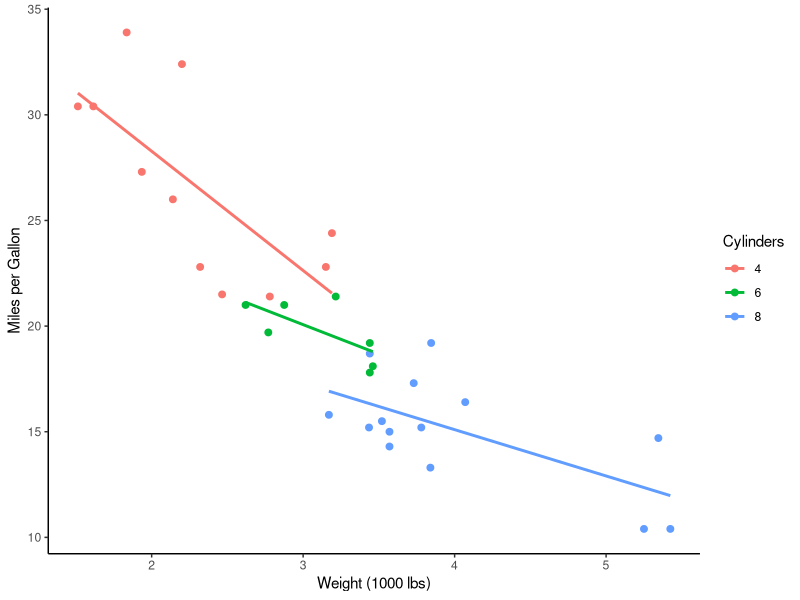
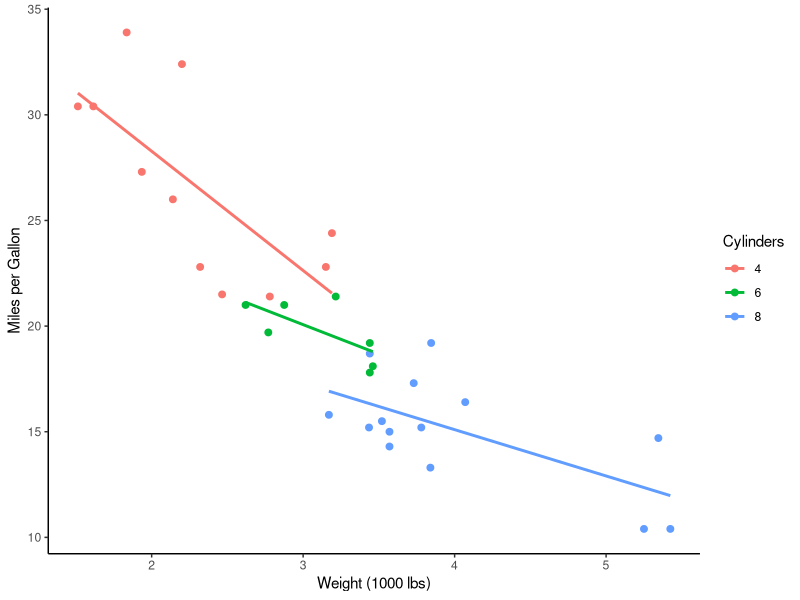
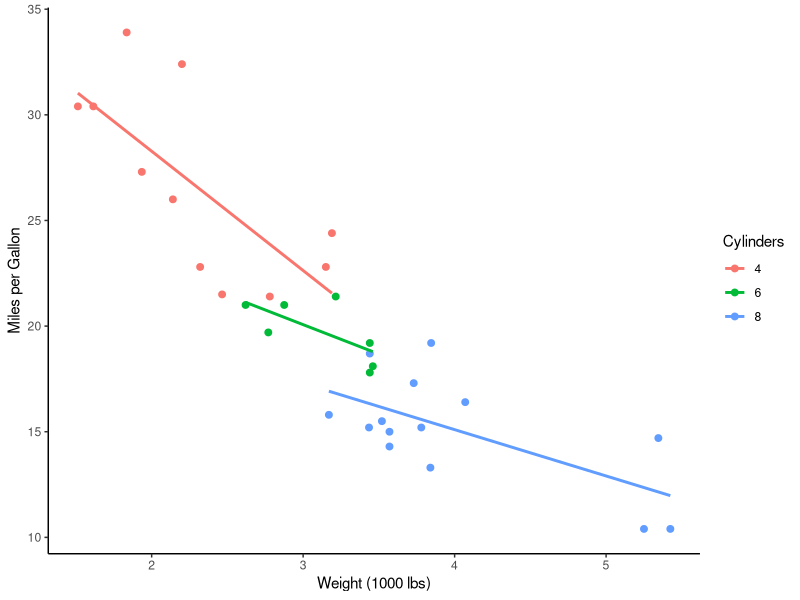
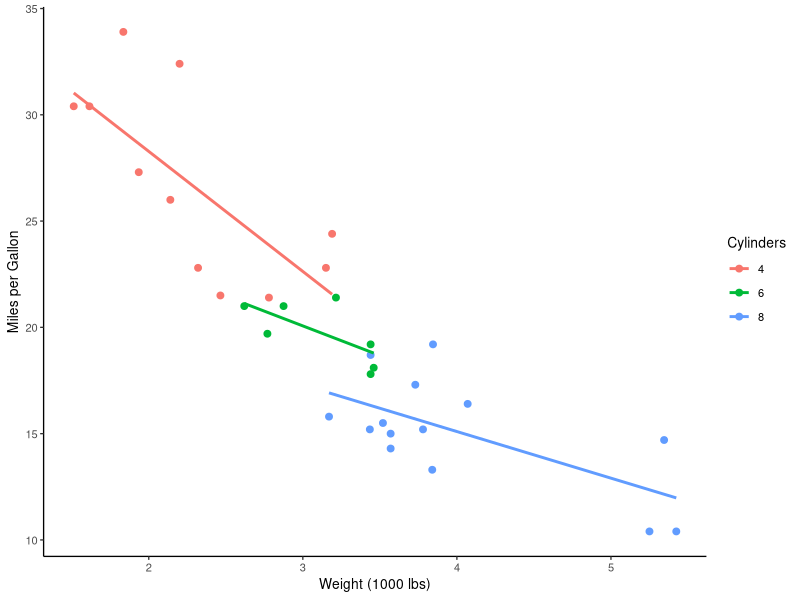
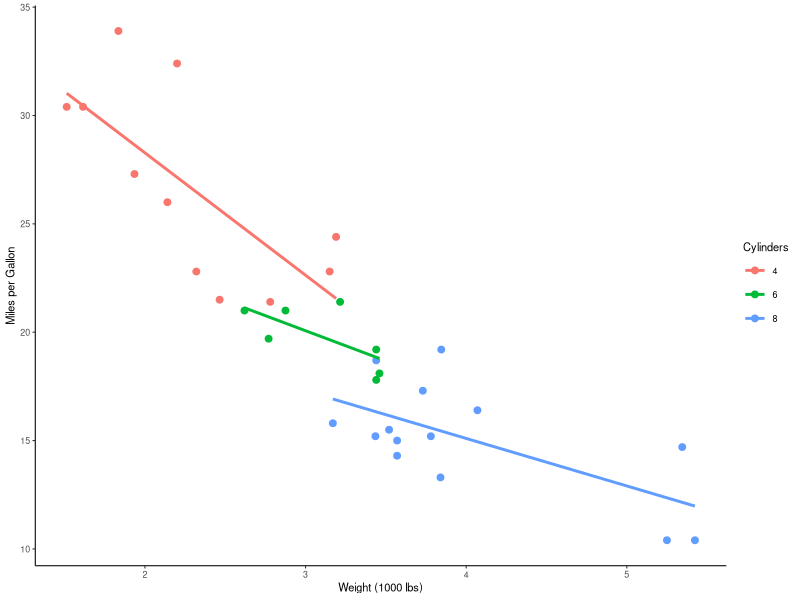
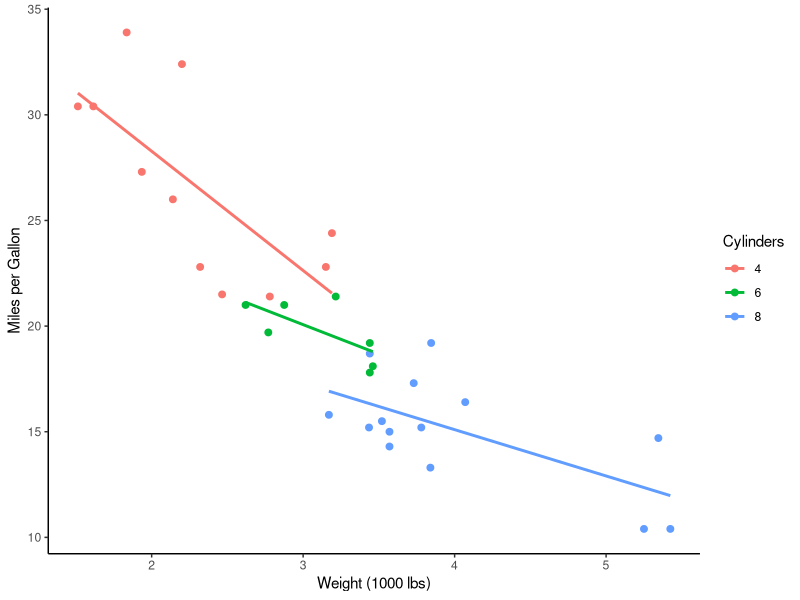
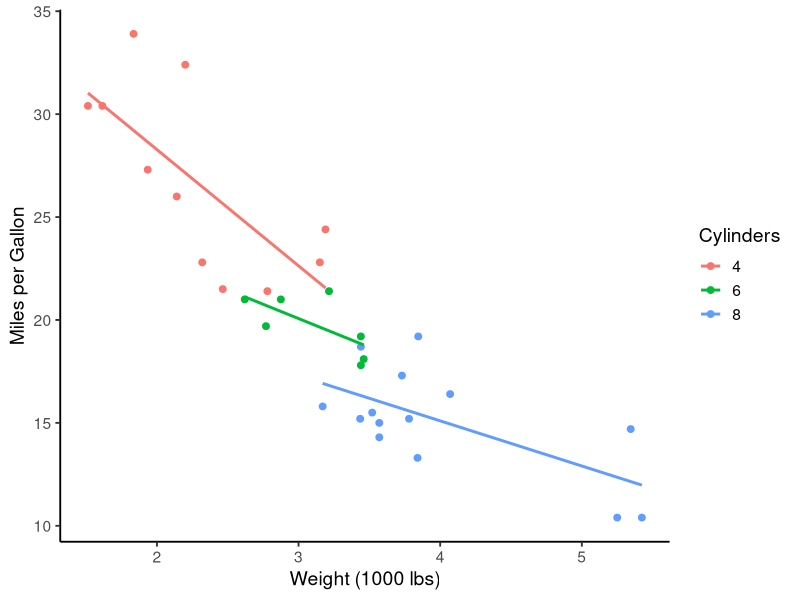

Here is the R script that generated these plots, in order:
## ---- chunk 1
#| label: setup-sizing
#| echo: false
#| eval: true
#| message: false
#| warning: false

library(ggplot2)
library(patchwork)

# Create the base plot used throughout
p <- ggplot(mtcars, aes(wt, mpg, color = factor(cyl))) +

  geom_point(size = 2) +
  geom_smooth(method = "lm", se = FALSE) +
  labs(x = "Weight (1000 lbs)", y = "Miles per Gallon",
       color = "Cylinders") +
  theme_classic()
## ---- chunk 2
#| label: sizing-demo-generate
#| echo: false
#| eval: true
#| output: false

# Save at different sizes to demonstrate the effect
ggsave("sources/sizing_small.svg", p, width = 3.5, height = 3)
ggsave("sources/sizing_large.svg", p, width = 7, height = 6)
## ---- chunk 3
#| label: sizing-journal-demo
#| echo: false
#| eval: true

library(ggplot2)

# Create your plot with default theme
p <- ggplot(mtcars, aes(wt, mpg, color = factor(cyl))) +
  geom_point(size = 2) +
  geom_smooth(method = "lm", se = FALSE) +
  labs(x = "Weight (1000 lbs)", y = "Miles per Gallon",
       color = "Cylinders") +
  theme_classic()

# STEP 1: Save at journal single-column width (3.5 inches)
# Text will appear appropriately large!
ggsave("figure1.svg", p, width = 3.5, height = 3)

# STEP 2: If text still too small/large, adjust base_size
p2 <- p + theme_classic(base_size = 10)  # Slightly smaller base
ggsave("figure1_v2.svg", p2, width = 3.5, height = 3)
## ---- chunk 4
#| label: base-size-demo-generate
#| echo: false
#| eval: true
#| output: false

# Save with different base_size values
ggsave("sources/sizing_base8.svg", p + theme_classic(base_size = 8), width = 3.5, height = 3)
ggsave("sources/sizing_base11.svg", p + theme_classic(base_size = 11), width = 3.5, height = 3)
ggsave("sources/sizing_base14.svg", p + theme_classic(base_size = 14), width = 3.5, height = 3)
